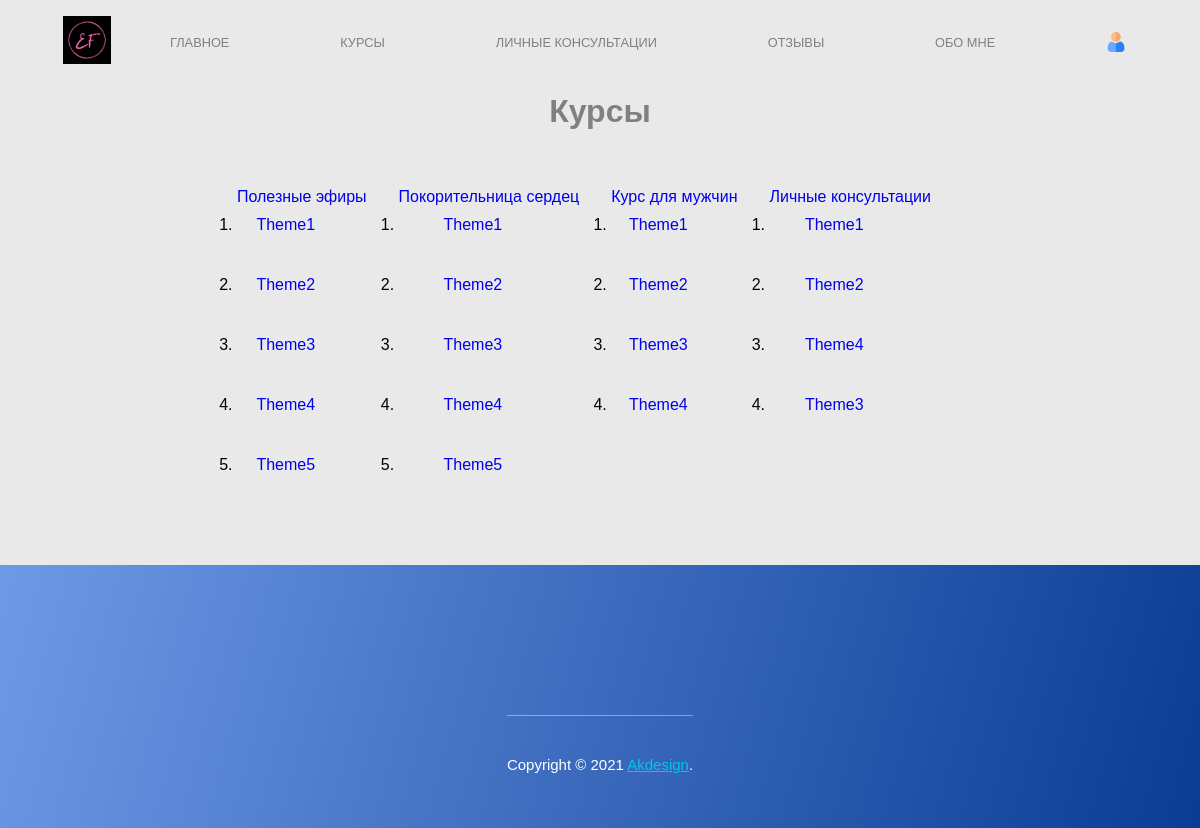
The app's page /kurs/ with its own data.
### cite/models.py (models this page shows, shortened)
class Kurs(models.Model):
    name = models.CharField(max_length=100)
    published_date = models.DateTimeField(blank=True, null=True)

class Theme(models.Model):
    nametheme = models.ForeignKey(Kurs, on_delete = models.CASCADE)
    namekat = models.CharField(max_length=100)
    publishedkat_date = models.DateTimeField(blank=True, null=True)

### cite/views.py (the view)
# urls.py: url(r'kurs/[1-90]?$', views.kurs, name="kurs"),
def kurs(request):
    kurs = Kurs.objects.all()
    kategor =  Theme.objects.all()
    return render(request, 'curss.html', {'data': kurs,'model':kategor})

### templates/curss.html (shortened to what this page needs)
{% load staticfiles %}
<!DOCTYPE html>
<html lang="en">
<head>
    <link rel="stylesheet" href="{% static 'css/style.css' %}">
    <link rel="stylesheet" href="{% static 'css/menu/menu.css' %}">
    <link rel="stylesheet" href="{% static 'css/main/kurs/kurs.css' %}">
    <link rel="stylesheet" href="{% static 'css/footer/footer.css' %}">
    <link rel="stylesheet" href="{% static 'css/animations.css' %}">
    <link rel="stylesheet" href="{% static 'css/form/form.css' %}">
</head>
<body>
            {% include 'header/header.html' %}
            <h1>Курсы</h1>
        <main>
            <ul>
                {% for kurs in data %}
                    <li><a href="#">{{ kurs.name }}</a>
                        <ul class="kategoria">
                        {% for theme in model %}
                            {% if kurs.name == theme.nametheme.name %}
                                <li><a href="#">{{ theme.namekat }}</a></li>
                            {% endif %}
                        {% endfor %}
                        </ul></li>
                {% endfor %}
            </ul>
        </main>
        <footer>
            <div class="f">
                {% include 'footer/footer.html' %}
            </div>
        </footer>
    </body>
</html>

### templates/form/form.html (shortened to what this page needs)
{% load staticfiles %}

### templates/header/header.html (shortened to what this page needs)
  {% load staticfiles %}
  <div class="headnav">
    <header class="header">
      <div class="header__logo">
        <a href="{% url 'head' %}"><img src="{% static 'img/logo.jpeg' %}" alt="Logo" /></a>
      </div>
      <nav class="header__nav" role="navigation">
        <ul class="header__nav__list">
          <li class="header__nav__item">
            <a href="{% url 'head' %}" class="header__nav__item__link">Главное</a>
          </li>
          <li class="header__nav__item">
            <a href="{% url 'kurs' %}" class="header__nav__item__link">Курсы</a>
          </li>
          <li class="header__nav__item">
            <a href="{% url 'consul' %}" class="header__nav__item__link">Личные консультации</a>
          </li>
          <li class="header__nav__item">
            <a href="{% url 'otzv' %}" class="header__nav__item__link">Отзывы</a>
          </li>
          <li class="header__nav__item">
            <a href="{% url 'about' %}" class="header__nav__item__link">Обо мне</a>
          </li>
          <div class="header__nav__item--icons">
            <li class="header__nav__item header__nav__item--icon">
              <a href="#" class="header__nav__item__link header__nav__item__link--icon">
                <img src="{% static 'img/user.svg' %}"/>
              </a>
            </li>
          </div>
        </ul>
      </nav>
    </header>
  </div>

### templates/footer/footer.html
{% load staticfiles %}
<div class="container">
    <div class="row">
            <p class="copyright">Copyright © 2021 <a href="#">Akdesign</a>.</p>
    </div>
</div>

### static/css/style.css (style rules this page uses)
html { box-sizing: border-box; }
*, *:before, *:after { box-sizing: inherit; outline: none; }
html, body { width: 100%; height: 100%; margin: 0; padding: 0; }
body { padding: 1% 0; align-items: center; font-family: 'Raleway', sans-serif; }
img { height: auto; max-width: 100%; }
ul { margin: 0; padding: 0; list-style: none; }
h1 { color: grey; text-align: center; margin-bottom: 3rem; }

### static/css/menu/menu.css (style rules this page uses)
.headnav { display: flex; justify-content: center; }
.header { position: relative; display: flex; align-items: center; max-width: 1100px; justify-content: space-between; padding: 0 .8rem; height: 3.75rem; width: 100%; overflow: hidden; z-index: 2; }
@media screen and (min-width: 720px) { .header { justify-content: flex-start; } }
@media screen and (min-width: 720px) { .header .header__nav { position: relative; display: flex; } }
.header__logo { width: 3rem; margin-right: 3rem; }
.header__nav { display: none; height: 100%; }
@media screen and (min-width: 720px) { .header__nav { width: calc(100% - 3rem * 2); } }
.header__nav__list { display: flex; justify-content: center; height: 100%; width: 100%; }
.header__nav__item { margin: 0 auto; height: 100%; text-align: center; }
.header__nav__item:first-child { margin-left: 0; }
.header__nav__item:last-child { margin-right: 0; }
.header__nav__item--icons { display: flex; height: 100%; margin-left: auto; }
.header__nav__item__link { position: relative; display: flex; align-items: center; width: 100%; height: 100%; padding: 0 .7rem; color: grey; font-size: .8rem; text-transform: uppercase; text-decoration: none; overflow: hidden; }
.header__nav__item__link:after { content: ''; position: absolute; bottom: 0; left: 0; display: block; width: 100%; height: 5px; background-color: #04ABFF; transform: translateX(-100%); animation: hoverOut 0.3s cubic-bezier(0.77, 0, 0.175, 1) both; }
.header__nav__item__link--icon img { width: 20px; }
.header__nav__item__link--icon:after { display: none; }

### static/css/main/kurs/kurs.css (style rules this page uses)
main { display: flex; justify-content: center; margin-bottom: 20pt; }
main ul { display: flex; }
main ul li { margin: 0 2rem 2rem 0; margin-top: 10px; }
main ul li a { text-decoration: none; }
main ul li .kategoria { display: flex; flex-direction: column; text-align: center; list-style-type: decimal; }

### static/css/footer/footer.css (style rules this page uses)
footer { background: linear-gradient(105deg, #6e99e6, #093c94); padding-top: 80px; padding-bottom: 40px; }
footer .f { display: flex; justify-content: center; }
footer .container .copyright { margin-top: 70px; padding-top: 40px; color: #fff; font-size: 15px; border-top: 1px solid rgba(255, 255, 255, 0.4); text-align: center; }
footer .container .copyright a { color: #01c7e9; transition: all 0.2s ease 0s; }

### static/css/form/form.css (style rules this page uses)
body { background-color: #e9e9e9; }
* { box-sizing: border-box; transition: .25s all ease; }

### records on screen
Kurs: name "Полезные эфиры"
Theme: namekat "Theme1"
Theme: namekat "Theme2"
Theme: namekat "Theme3"
Theme: namekat "Theme4"
Theme: namekat "Theme5"
Kurs: name "Покорительница сердец"
Theme: namekat "Theme1"
Theme: namekat "Theme2"
Theme: namekat "Theme3"
Theme: namekat "Theme4"
Theme: namekat "Theme5"
Kurs: name "Курс для мужчин"
Theme: namekat "Theme1"
Theme: namekat "Theme2"
Theme: namekat "Theme3"
Theme: namekat "Theme4"
Kurs: name "Личные консультации"
Theme: namekat "Theme1"
Theme: namekat "Theme2"
Theme: namekat "Theme4"
Theme: namekat "Theme3"
